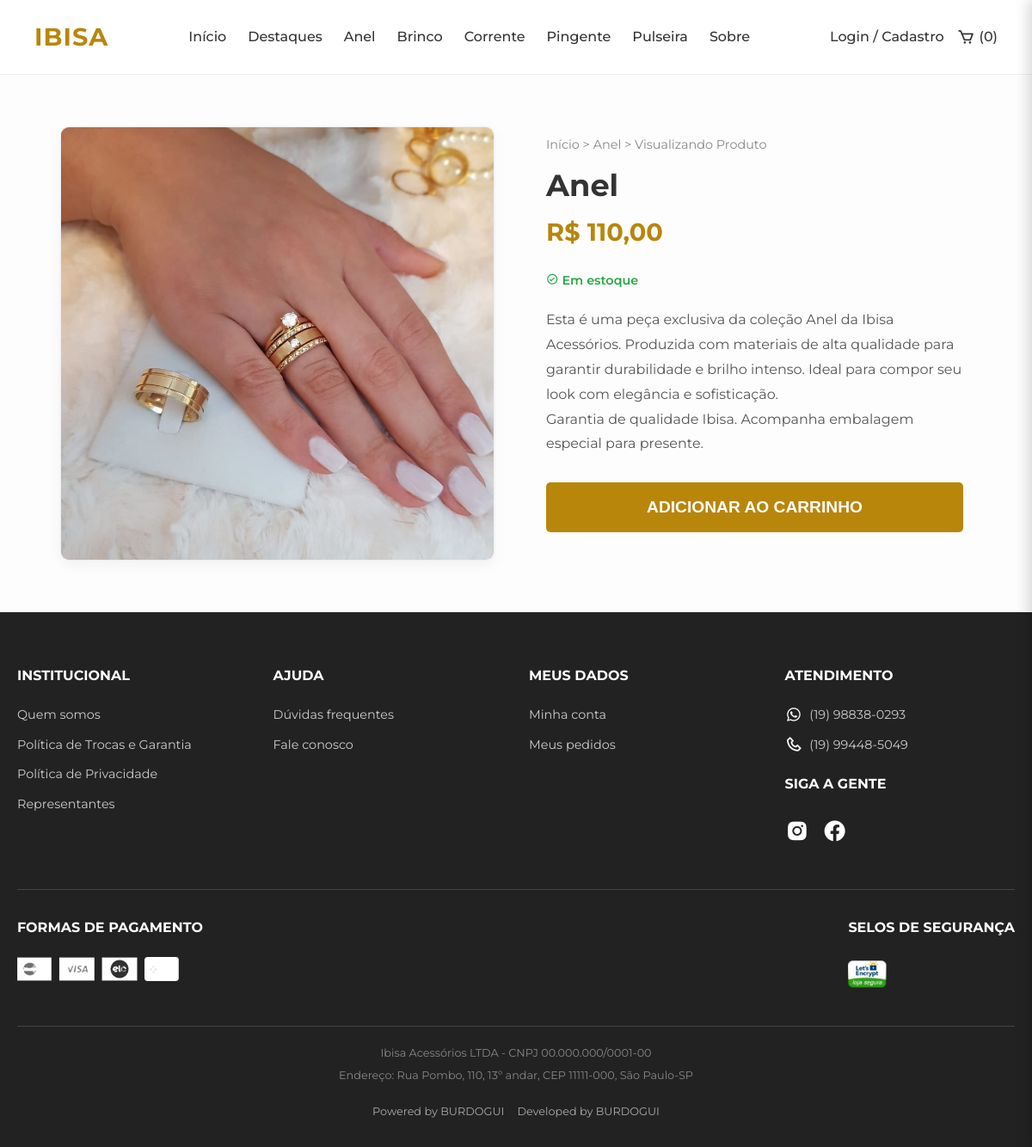
The app's page /produto_detalhe.php?id=18 with its own data.
### tables this page shows
CREATE TABLE `categoria` (
  `id_categoria` int NOT NULL,
  `nome_categoria` varchar(100) NOT NULL
);

CREATE TABLE `produto` (
  `id_produto` int NOT NULL,
  `nome_produto` varchar(200) NOT NULL,
  `id_categoria` int NOT NULL,
  `preco` decimal(10,2) NOT NULL,
  `estoque` int NOT NULL DEFAULT '0',
  `imagem` varchar(255) DEFAULT NULL
);

### functions.php (called while the page is built)
<?php
function criarAncora($nome) {
    $nome = strtolower(trim($nome));
    $acentos = array(
        'á','à','â','ã','ä','å',
        'é','è','ê','ë',
        'í','ì','î','ï',
        'ó','ò','ô','õ','ö',
        'ú','ù','û','ü',
        'ç','ñ'
    );
    $sem_acentos = array(
        'a','a','a','a','a','a',
        'e','e','e','e',
        'i','i','i','i',
        'o','o','o','o','o',
        'u','u','u','u',
        'c','n'
    );
    $nome = str_replace($acentos, $sem_acentos, $nome);
    $nome = preg_replace('/[^a-z0-9]+/', '', $nome);
    return $nome;
}
?>

### produto_detalhe.php (the view, shortened to what this page needs)
<?php
require_once 'conexao.php';
require_once 'functions.php';
$id_produto = intval($_GET['id']);
$produto = null;
$categorias = [];
try {
    $stmt = $pdo->prepare("
        SELECT p.*, c.nome_categoria
        FROM produto p
        JOIN categoria c ON p.id_categoria = c.id_categoria
        WHERE p.id_produto = :id
    ");
    $stmt->execute([':id' => $id_produto]);
    $produto = $stmt->fetch(PDO::FETCH_ASSOC);
    $stmt_cat = $pdo->query("SELECT id_categoria, nome_categoria FROM categoria ORDER BY nome_categoria ASC");
    $categorias = $stmt_cat->fetchAll(PDO::FETCH_ASSOC);
} catch (PDOException $e) {
    $erro = "Erro ao carregar dados.";
}
?>
<!DOCTYPE html>
<html lang="pt-br">
<head>
    <link href='https://unpkg.com/boxicons@2.1.4/css/boxicons.min.css' rel='stylesheet'>
</head>
<body>
    <header id="main-header">
        <div class="logo">IBISA</div>
        <nav class="navbar">
            <ul>
                <li><a href="index.php">Início</a></li>
                <li><a href="index.php#destaques">Destaques</a></li>
                <?php foreach ($categorias as $categoria): ?>
                    <li>
                        <a href="index.php#<?php echo criarAncora($categoria['nome_categoria']); ?>">
                            <?php echo htmlspecialchars($categoria['nome_categoria']); ?>
                        </a>
                    </li>
                <?php endforeach; ?>
                <li><a href="#sobre">Sobre</a></li>
            </ul>
        </nav>
        <div class="nav-icons">
            <?php if (isset($_SESSION['usuario_logado']) && $_SESSION['usuario_logado'] === true): ?>
                <a href="perfil.php">Olá,
                    <strong><?php echo htmlspecialchars(explode(' ', $_SESSION['usuario_nome'])[0]); ?></strong></a>
                <?php if (isset($_SESSION['usuario_tipo']) && $_SESSION['usuario_tipo'] == 2): ?>
                    <a href="adm/painel_admin.php" class="admin-link">Painel ADM</a>
                <?php endif; ?>
                <a href="logout.php">Sair</a>
            <?php else: ?>
                <a href="conta.php">Login / Cadastro</a>
            <?php endif; ?>
            <a href="#" id="open-cart-btn" style="display: flex; align-items: center; gap: 5px;">
                <i class='bx bx-cart' style="font-size: 1.3rem;"></i>
                <span id="cart-count">(0)</span>
            </a>
        </div>
    </header>
    <main>
        <div class="product-detail-container">
            <div class="product-image-box">
                <img src="<?php echo !empty($produto['imagem']) ? 'adm/uploads/' . htmlspecialchars($produto['imagem']) : 'img/placeholder.png'; ?>"
                    alt="<?php echo htmlspecialchars($produto['nome_produto']); ?>">
            </div>
            <div class="product-info-box">
                <div class="breadcrumb">
                    <a href="index.php">Início</a> >
                    <a href="index.php#<?php echo criarAncora($produto['nome_categoria']); ?>">
                        <?php echo htmlspecialchars($produto['nome_categoria']); ?>
                    </a> >
                    <span>Visualizando Produto</span>
                </div>
                <h1 class="product-title"><?php echo htmlspecialchars($produto['nome_produto']); ?></h1>
                <p class="product-price">R$ <?php echo number_format($produto['preco'], 2, ',', '.'); ?></p>
                <?php if ($produto['estoque'] > 0): ?>
                    <span class="stock-status in-stock"><i class='bx bx-check-circle'></i> Em estoque</span>
                <?php else: ?>
                    <span class="stock-status out-stock"><i class='bx bx-x-circle'></i> Esgotado</span>
                <?php endif; ?>
                <div class="product-description">
                    <p>Esta é uma peça exclusiva da coleção <?php echo htmlspecialchars($produto['nome_categoria']); ?>
                        da Ibisa Acessórios.
                        Produzida com materiais de alta qualidade para garantir durabilidade e brilho intenso.
                        Ideal para compor seu look com elegância e sofisticação.</p>
                    <p>Garantia de qualidade Ibisa. Acompanha embalagem especial para presente.</p>
                </div>
                <?php if ($produto['estoque'] > 0): ?>
                    <button class="btn-buy-large btn-comprar" data-id="<?php echo $produto['id_produto']; ?>">
                        ADICIONAR AO CARRINHO
                    </button>
                <?php else: ?>
                    <button class="btn-buy-large" disabled style="background-color: #ccc; cursor: not-allowed;">
                        INDISPONÍVEL
                    </button>
                <?php endif; ?>
            </div>
        </div>
    </main>
    <footer class="site-footer" id="sobre">
        <div class="footer-container">
            <div class="footer-main">
                <div class="footer-col">
                    <h4>INSTITUCIONAL</h4>
                    <ul>
                        <li><a href="#" class="modal-trigger" data-target="modal-quem-somos">Quem somos</a></li>
                        <li><a href="#" class="modal-trigger" data-target="modal-trocas">Política de Trocas e
                                Garantia</a></li>
                        <li><a href="#" class="modal-trigger" data-target="modal-privacidade">Política de
                                Privacidade</a></li>
                        <li><a href="#" class="modal-trigger" data-target="modal-representantes">Representantes</a></li>
                    </ul>
                </div>
                <div class="footer-col">
                    <h4>AJUDA</h4>
                    <ul>
                        <li><a href="#" class="modal-trigger" data-target="modal-duvidas">Dúvidas frequentes</a></li>
                        <li><a href="#" class="modal-trigger" data-target="modal-fale-conosco">Fale conosco</a></li>
                    </ul>
                </div>
                <div class="footer-col">
                    <h4>MEUS DADOS</h4>
                    <ul>
                        <li><a href="perfil.php">Minha conta</a></li>
                        <li><a href="pedidos.php">Meus pedidos</a></li>
                    </ul>
                </div>
                <div class="footer-col">
                    <h4>ATENDIMENTO</h4>
                    <p class="icon-text"><i class='bx bxl-whatsapp'></i> (19) 98838-0293</p>
                    <p class="icon-text"><i class='bx bx-phone'></i> (19) 99448-5049</p>
                    <h4 style="margin-top: 20px;">SIGA A GENTE</h4>
                    <div class="footer-socials">
                        <a href="https://www.instagram.com/ibisa.acessorios/" title="Instagram"><i
                                class='bx bxl-instagram-alt'></i></a>
                        <a href="#" title="Facebook"><i class='bx bxl-facebook-circle'></i></a>
                    </div>
                </div>
            </div>
            <div class="footer-bottom">
                <div class="footer-payment">
                    <h4>FORMAS DE PAGAMENTO</h4>
                    <div class="payment">
                        <img src="img/selos-pagamento/mastercard.webp" alt="Mastercard">
                        <img src="img/selos-pagamento/visa.webp" alt="Visa">
                        <img src="img/selos-pagamento/elo.webp" alt="Elo">
                        <img src="img/selos-pagamento/pix.webp" alt="Pix">
                    </div>
                </div>
                <div class="footer-security">
                    <h4>SELOS DE SEGURANÇA</h4>
                    <div class="security-seals">
                        <img src="img/selos-pagamento/letsencrypt.webp" alt="Let's Encrypt">
                    </div>
                </div>
            </div>
        </div>
        <div class="footer-sub">
            <div class="footer-container">
                <p>Ibisa Acessórios LTDA - CNPJ 00.000.000/0001-00</p>
                <p>Endereço: Rua Pombo, 110, 13º andar, CEP 11111-000, São Paulo-SP</p>
                <div class="footer-powered">
                    <span>Powered by BURDOGUI</span>
                    <span>Developed by BURDOGUI</span>
                </div>
            </div>
        </div>
    </footer>
</body>
</html>

### produto_detalhe.php (style rules this page uses)
* { margin: 0; padding: 0; box-sizing: border-box; }
html { scroll-behavior: smooth; }
body { font-family: 'Montserrat', sans-serif; background-color: #fdfdfd; color: #333; line-height: 1.6; display: flex; flex-direction: column; min-height: 100vh; }
main { flex: 1; }
a { text-decoration: none; color: inherit; transition: color 0.3s ease; }
ul { list-style: none; }
img { max-width: 100%; display: block; }
header { width: 100%; padding: 20px 40px; display: flex; justify-content: space-between; align-items: center; background-color: #ffffff; border-bottom: 1px solid #eee; position: sticky; top: 0; z-index: 1000; transition: all 0.3s ease; }
.logo { font-size: 1.8rem; font-weight: 700; letter-spacing: 1px; color: #b8860b; }
nav ul { display: flex; gap: 25px; }
nav a { font-weight: 500; font-size: 1rem; }
.nav-icons { display: flex; gap: 15px; font-weight: 500; align-items: center; flex-shrink: 0; white-space: nowrap; }
.product-detail-container { max-width: 1100px; margin: 40px auto; padding: 20px; display: grid; grid-template-columns: 1fr 1fr; gap: 50px; align-items: start; }
.product-image-box { background-color: #fff; border: 1px solid #eee; border-radius: 10px; overflow: hidden; box-shadow: 0 5px 15px rgba(0, 0, 0, 0.05); }
.product-image-box img { width: 100%; height: auto; object-fit: cover; }
.product-info-box { padding: 10px; }
.breadcrumb { font-size: 0.9rem; color: #888; margin-bottom: 15px; }
.product-title { font-size: 2.2rem; font-weight: 700; margin-bottom: 10px; line-height: 1.2; }
.product-price { font-size: 1.8rem; color: #b8860b; font-weight: 700; margin-bottom: 20px; }
.product-description { font-size: 1rem; color: #555; line-height: 1.8; margin-bottom: 30px; }
.stock-status { display: inline-block; margin-bottom: 20px; font-size: 0.9rem; font-weight: 600; }
.in-stock { color: #28a745; }
.btn-buy-large { display: block; width: 100%; padding: 18px; background-color: #b8860b; color: white; text-align: center; font-size: 1.2rem; font-weight: 700; border: none; border-radius: 5px; cursor: pointer; transition: background-color 0.3s, transform 0.2s; text-transform: uppercase; }
.site-footer { background-color: #222; color: #ccc; padding-top: 60px; font-size: 0.9rem; line-height: 1.7; margin-top: auto; }
.footer-container { max-width: 1200px; margin: 0 auto; padding: 0 20px; }
.footer-main { display: grid; grid-template-columns: repeat(auto-fit, minmax(200px, 1fr)); gap: 30px; border-bottom: 1px solid #444; padding-bottom: 40px; margin-bottom: 30px; }
.footer-col h4 { font-size: 1rem; font-weight: 700; color: #ffffff; margin-bottom: 20px; text-transform: uppercase; }
.footer-col ul li { margin-bottom: 10px; }
.footer-col p { margin-bottom: 10px; }
.footer-col .icon-text { display: flex; align-items: center; gap: 8px; }
.footer-col .icon-text i { font-size: 1.3rem; color: #ffffff; }
.footer-socials { display: flex; gap: 15px; }
.footer-socials a { font-size: 1.8rem; color: #ffffff; }
.footer-bottom { display: flex; justify-content: space-between; align-items: flex-start; flex-wrap: wrap; gap: 30px; padding-bottom: 40px; border-bottom: 1px solid #444; margin-bottom: 20px; }
.footer-payment h4, .footer-security h4 { font-size: 1rem; font-weight: 700; color: #ffffff; margin-bottom: 20px; text-transform: uppercase; }
.payment, .security-seals { display: flex; flex-wrap: wrap; align-items: center; }
.payment img { max-height: 28px; margin-right: 8px; margin-bottom: 8px; filter: grayscale(1) brightness(1.5); display: inline-block; }
.security-seals img { max-height: 40px; margin-right: 8px; display: inline-block; }
.footer-sub { text-align: center; font-size: 0.8rem; color: #888; padding-bottom: 30px; }
.footer-sub p { margin-bottom: 5px; }
.footer-powered { display: flex; justify-content: center; align-items: center; gap: 15px; margin-top: 20px; }
.footer-powered span { font-size: 0.8rem; color: #aaa; }

### records on screen
categoria: nome_categoria "Anel"
categoria: nome_categoria "Brinco"
categoria: nome_categoria "Corrente"
categoria: nome_categoria "Pingente"
categoria: nome_categoria "Pulseira"
produto: imagem (picture), id_categoria.nome_categoria "Anel", nome_produto "Anel", preco "110,00"
